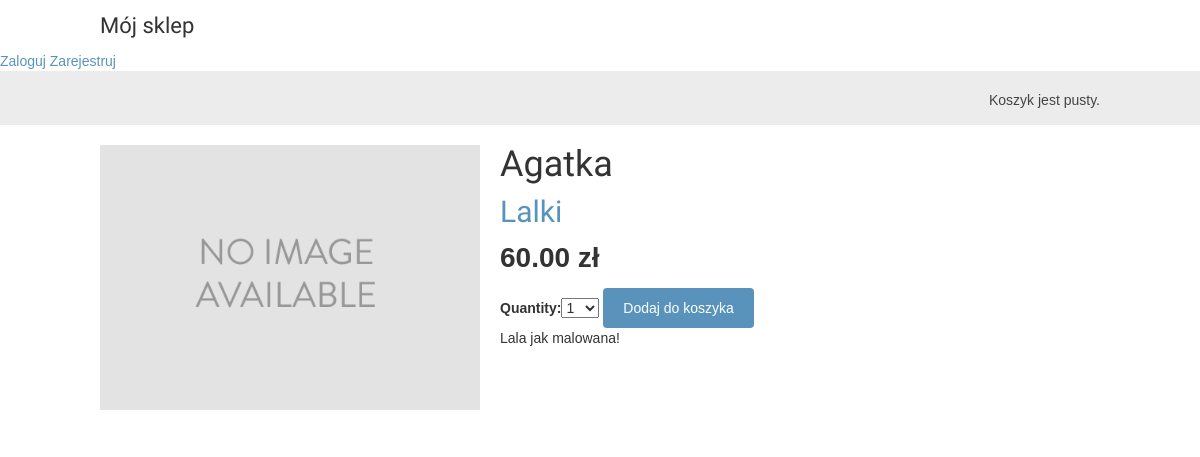
The page /3/agatka/ on the database its author committed.
### myshop/models.py (models this page shows, shortened)
class Product(models.Model):
	category=models.ForeignKey(Category, related_name='products')
	name=models.CharField(max_length=200, db_index=True)
	slug=models.SlugField(max_length=200, db_index=True)
	image=models.ImageField(upload_to='products/%Y/%m/%d', blank=True)
	description=models.TextField(blank=True)
	price=models.DecimalField(max_digits=10, decimal_places=2)
	stock=models.PositiveIntegerField()
	available=models.BooleanField(default=True)
	created=models.DateTimeField(auto_now_add=True)
	updated=models.DateTimeField(auto_now=True)
	class Meta:
		ordering=('name',)
		index_together=(('id','slug'),)

class Category(models.Model):
	name=models.CharField(max_length=200, db_index=True)
	slug=models.SlugField(max_length=200, db_index=True, unique=True)
	def get_absolute_url(self):
		return reverse('myshop:product_list_by_category', args=[self.slug])
	class Meta:
		ordering=('name',)
		verbose_name='category'
		verbose_name_plural='categories'
	def __str__(self):
		return self.name

### myshop/views.py (the view)
# urls.py: url(r'^(?P<id>\d+)/(?P<slug>[-\w]+)/$', views.product_detail, name='product_detail'),
def product_detail(request, id, slug):
	product=get_object_or_404(Product, id=id, slug=slug, available=True)
	cart_product_form=CartAddProductForm()
	return render(request, 'myshop/product/detail.html', {'product':product, 'cart_product_form': cart_product_form})

### cart/forms.py
class CartAddProductForm(forms.Form):
	quantity=forms.TypedChoiceField(choices=PRODUCT_QUANTITY_CHOICES, coerce=int)
	update=forms.BooleanField(required=False, initial=False, widget=forms.HiddenInput)

### cart/cart.py (called while the page is built)
	def __len__(self):
		return sum(item['quantity'] for item in self.cart.values())

### cart/context_processors.py (called while the page is built)
def cart(request):
	return{'cart':Cart(request)}

### myshop/templates/myshop/product/detail.html (shortened to what this page needs)
{% extends "myshop/base.html" %}
{% load static %}
{% block content %}
  <div class="product-detail">
    <img src="{% if product.image %}{{ product.image.url }}{% else %}
{% static "img/no_image.png" %}{% endif %}">
    <h1>{{ product.name }}</h1>
    <h2><a href="{{ product.category.get_absolute_url }}">{{ product.category }}</a></h2>
    <p class="price">{{ product.price }} zł</p>
    <form action="{% url "cart:cart_add" product.id %}" method="post">
      {{ cart_product_form }}
      <input type="submit" value="Dodaj do koszyka">
    </form>
      {{ product.description|linebreaks }}
  </div>
{% endblock %}

### myshop/static/css/base.css (style rules this page uses)
body { margin:0; padding:0; font-family:helvetica, sans-serif; }
h1, h2, h3, h4, h5 , h6 { font-family: 'Ubuntu', sans-serif; font-weight:normal; }
a { text-decoration:none; color:#5993bb; }
a.button, input[type="submit"] { color:#fff; background:#5993bb; border-radius:4px; padding:10px 20px; font-size:14px; border:0; }
.product-detail { text-align:justify; }
.product-detail .price { color:#333; font-size:28px; font-weight:bold; }
.product-detail img { width:40%; float:left; padding:0 20px 20px 0; }
.product-detail h1 { margin-bottom:0; }
.product-detail h2 { margin-top:10px; }

### rows shown on the page
Product: name "Agatka", category "Lalki", price "60.00", description "Lala jak malowana!"
